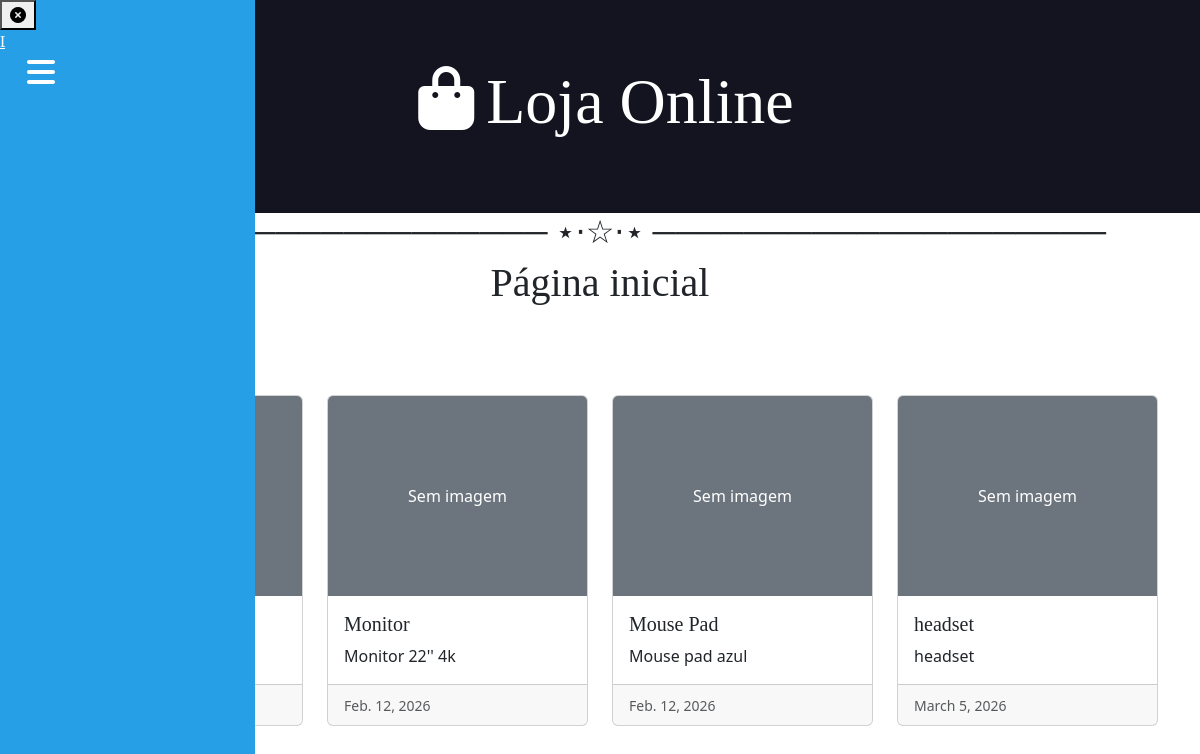
The app's page /, older data.
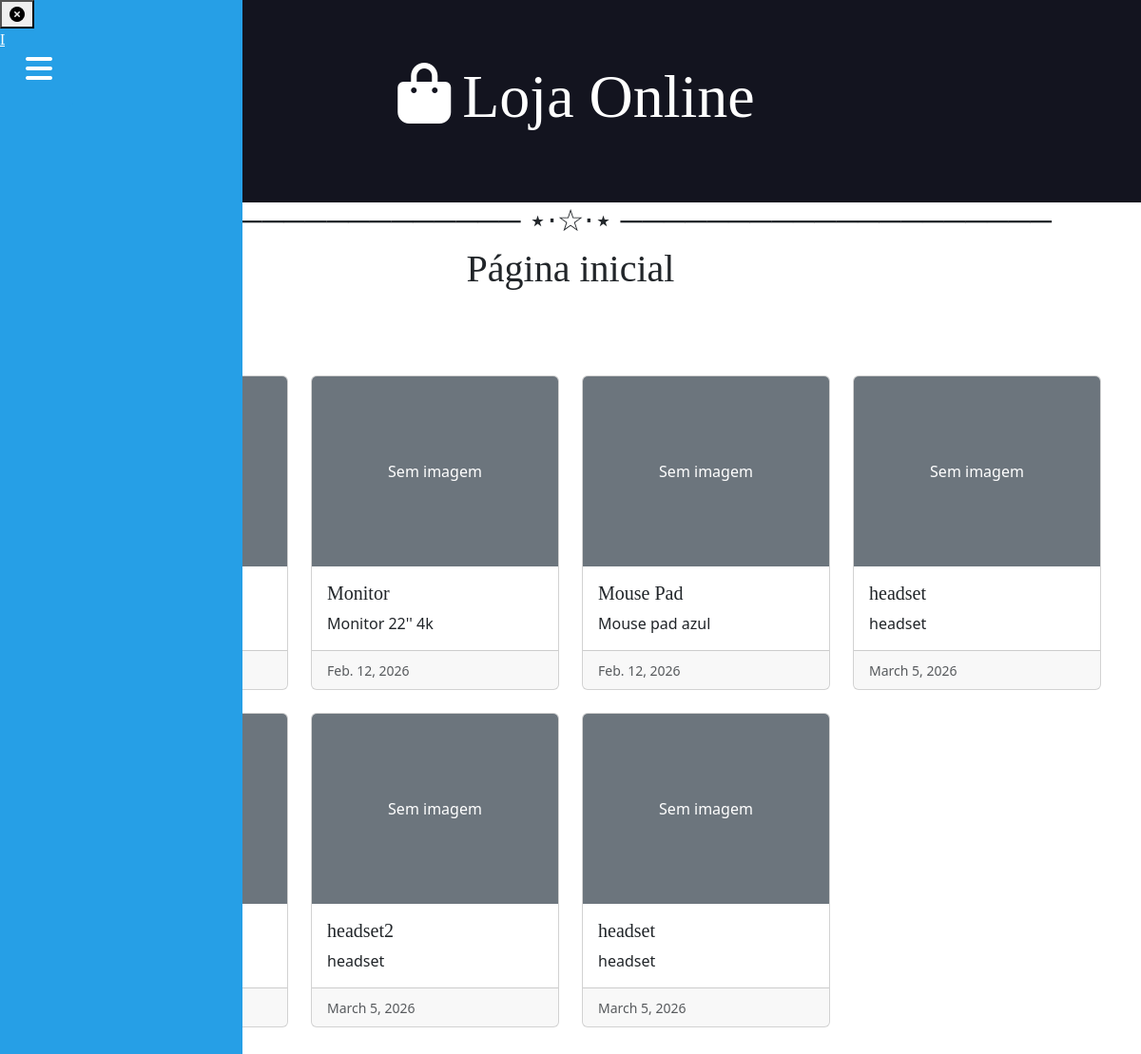
The same page, newer data.
### core/models.py (models this page shows, shortened)
class Produto(models.Model):
    nome = models.CharField(max_length=50)
    preco = models.DecimalField(decimal_places=2, max_digits=8)
    descricao = models.TextField()
    qtde = models.PositiveIntegerField(default=0)
    data_de_validade = models.DateField(auto_now_add=True)
    imagem = models.ImageField(upload_to='produtos/', null=True, blank=True)

### core/views.py (the view)
# urls.py: path('', index, name="urlindex"),
def index(request):
    context = {'curso': 'Desenvolvimento de Sistemas'}
    prod = Produto.objects.all()
    context = {'prod': prod}
    return render(request, 'index.html', context)

### core/templates/index.html (shortened to what this page needs)
{% extends 'global/base.html' %}
{% block content %}
  <h2 style="text-align: center;">──────────────────── ⋆⋅☆⋅⋆ ────────────────────</h2>
  <h1 style="text-align:center">Página inicial</h1>
  <div class="container mt-4">
    <div class="row row-cols-1 row-cols-md-2 row-cols-lg-3 row-cols-xl-4 g-4">
      {% for p in prod %}
        <div class="card-group">
          <div class="card">
            {% if p.imagem %}
              <img src="{{ p.imagem.url }}" alt="{{ p.nome }}" />
            {% else %}
              <div class="card-img-top bg-secondary d-flex align-items-center justify-content-center" style="height: 200px;">
                <span class="text-white">Sem imagem</span>
              </div>
            {% endif %}
            <div class="card-body">
              <h5 class="card-title">{{ p.nome }}</h5>
              <p class="card-text">{{ p.descricao|truncatechars:100 }}</p>
            </div>
            <div class="card-footer">
              <small class="text-body-secondary">{{ p.data_de_validade }}</small>
            </div>
          </div>
        </div>
      {% endfor %}
    </div>
  </div>
{% endblock %}

Row changes from the older to the newer data that the page shows:
added Produto: shows "Sem imagem", nome "headset2", descricao "headset", data_de_validade "March 5, 2026"
added Produto: shows "Sem imagem", nome "headset", descricao "headset", data_de_validade "March 5, 2026"
